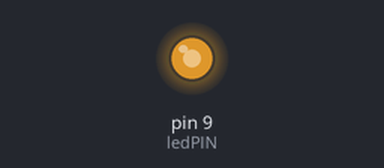
A sketch run on a simulated Arduino Uno, built with avr-gcc and run on an emulated ATmega328P. On the bench: output pins drawn as LEDs (lit = HIGH).

Above: at 0.1 s.
Timing chart, 0 to 1.6 s (numbered marks = the images above):
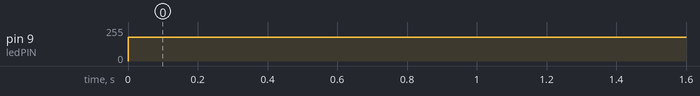

Measured:
- by itself, pin 9 (ledPIN): 0/255 → 180/255 at 0.00 s

The sketch:

setLED_brightness.ino
```cpp
/*
 * LED
 * This program sets the brightness of a single LED
 */

int setLED = 180; //represent the output brightness for the LED (0-255)
const int ledPIN = 9; //name output pin to LED


void setup() {
  pinMode(ledPIN, OUTPUT); //initialize pin for output

}

void loop() {
  analogWrite(ledPIN, setLED); //output PWM signal to ledPin with duty cycle of setLED/255

}
```
